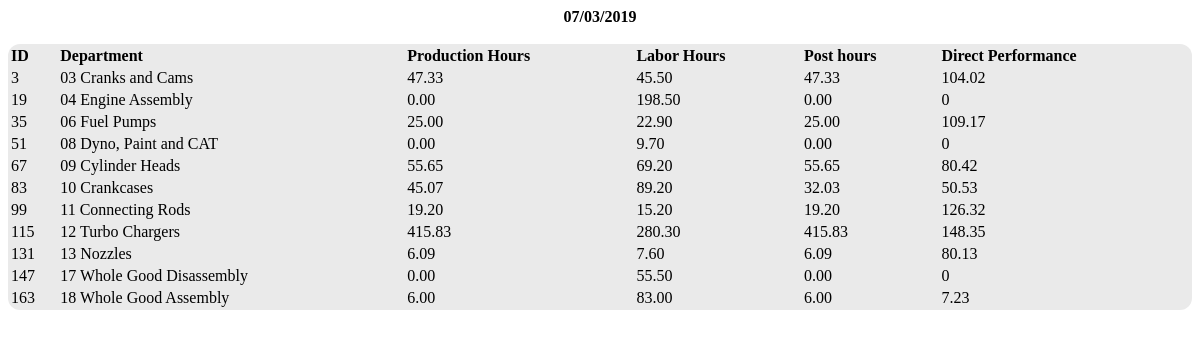
Screenshot of /andy/SpecificDate.php?sep_date=07/03/2019 with the database file from the repository.
### tables this page shows
CREATE TABLE IF NOT EXISTS `andy_labor_performance` (
  `id` int(11) NOT NULL AUTO_INCREMENT,
  `prodDate` varchar(10) NOT NULL,
  `dept` varchar(10) NOT NULL,
  `laborHrs` decimal(11,2) NOT NULL,
  `laborCost` decimal(11,2) NOT NULL,
  `prodHrs` decimal(11,2) NOT NULL,
  `postHrs` decimal(11,2) NOT NULL,
  `stdRate` decimal(11,2) NOT NULL,
  `month` varchar(15) NOT NULL,
  `year` varchar(5) NOT NULL,
  `fDOM` int(11) NOT NULL,
  PRIMARY KEY (`id`)
);

CREATE TABLE IF NOT EXISTS `andy_dept` (
  `deptNum` varchar(3) NOT NULL,
  `deptName` varchar(30) NOT NULL
);

### andy/SpecificDate.php (the view, shortened to what this page needs)
<!DOCTYPE html>
<html lang="en">
<head>
	<link rel="stylesheet" href="mystyles.css" type="text/css">
</head>
<body>
<?PHP
	$conn = new mysqli('localhost', $u, $p, "intranet");
?>
<?
	$spec_date=$_GET['sep_date'];
	echo "<table style='width:100%' padding='20px'>";
	$caption_ctr=0;
	$sql="SELECT alp.id, alp.prodDate as prodDate, alp.dept as dept, ad.deptName as deptName, alp.laborHrs as laborHrs, alp.prodHrs as prodHrs, alp.postHrs as postHrs
		FROM `andy_labor_performance` alp LEFT JOIN andy_dept ad ON alp.dept = ad.deptNum where alp.prodDate = '".$spec_date."' order by id asc";
	$result=mysqli_query($conn,$sql);
	while ($row=mysqli_fetch_assoc($result)) {
		if ($caption_ctr==0) {
			echo "<caption><b>".$row['prodDate']."</b><br><br></caption>";
			echo "<tr align='left'><th>ID</th><th>Department</th><th>Production Hours</th><th>Labor Hours</th><th>Post hours</th><th>Direct Performance</th>";
			$caption_ctr++;
		}
		echo "<tr align='left'><td>".$row['id']."</td>";
		echo "<td>".$row['dept']." ".$row['deptName']."</td>";
		echo "<td>".$row['prodHrs']."</td>";
		echo "<td>".$row['laborHrs']."</td>";
		echo "<td>".$row['postHrs']."</td>";
		if ($row['laborHrs']!=0) {
			echo "<td>".round((($row['prodHrs']/$row['laborHrs'])*100), 2)."</td>";
		} else {
			echo "<td>0</td>";
		}
		echo "</tr>";
	}
?>
</body>
</html>

### andy/mystyles.css (style rules this page uses)
table { border-radius: 12px; background-color: #eaeaea; }

### rows the page displays
andy_labor_performance: prodDate "07/03/2019", id "3", dept "03", andy_dept.deptName "Cranks and Cams", prodHrs "47.33", laborHrs "45.50", postHrs "47.33", ($row['prodHrs']/$row['laborHrs'])*100 "104.02"
andy_labor_performance: id "19", dept "04", andy_dept.deptName "Engine Assembly", prodHrs "0.00", laborHrs "198.50", postHrs "0.00", ($row['prodHrs']/$row['laborHrs'])*100 "0"
andy_labor_performance: id "35", dept "06", andy_dept.deptName "Fuel Pumps", prodHrs "25.00", laborHrs "22.90", postHrs "25.00", ($row['prodHrs']/$row['laborHrs'])*100 "109.17"
andy_labor_performance: id "51", dept "08", andy_dept.deptName "Dyno, Paint and CAT", prodHrs "0.00", laborHrs "9.70", postHrs "0.00", ($row['prodHrs']/$row['laborHrs'])*100 "0"
andy_labor_performance: id "67", dept "09", andy_dept.deptName "Cylinder Heads", prodHrs "55.65", laborHrs "69.20", postHrs "55.65", ($row['prodHrs']/$row['laborHrs'])*100 "80.42"
andy_labor_performance: id "83", dept "10", andy_dept.deptName "Crankcases", prodHrs "45.07", laborHrs "89.20", postHrs "32.03", ($row['prodHrs']/$row['laborHrs'])*100 "50.53"
andy_labor_performance: id "99", dept "11", andy_dept.deptName "Connecting Rods", prodHrs "19.20", laborHrs "15.20", postHrs "19.20", ($row['prodHrs']/$row['laborHrs'])*100 "126.32"
andy_labor_performance: id "115", dept "12", andy_dept.deptName "Turbo Chargers", prodHrs "415.83", laborHrs "280.30", postHrs "415.83", ($row['prodHrs']/$row['laborHrs'])*100 "148.35"
andy_labor_performance: id "131", dept "13", andy_dept.deptName "Nozzles", prodHrs "6.09", laborHrs "7.60", postHrs "6.09", ($row['prodHrs']/$row['laborHrs'])*100 "80.13"
andy_labor_performance: id "147", dept "17", andy_dept.deptName "Whole Good Disassembly", prodHrs "0.00", laborHrs "55.50", postHrs "0.00", ($row['prodHrs']/$row['laborHrs'])*100 "0"
andy_labor_performance: id "163", dept "18", andy_dept.deptName "Whole Good Assembly", prodHrs "6.00", laborHrs "83.00", postHrs "6.00", ($row['prodHrs']/$row['laborHrs'])*100 "7.23"
